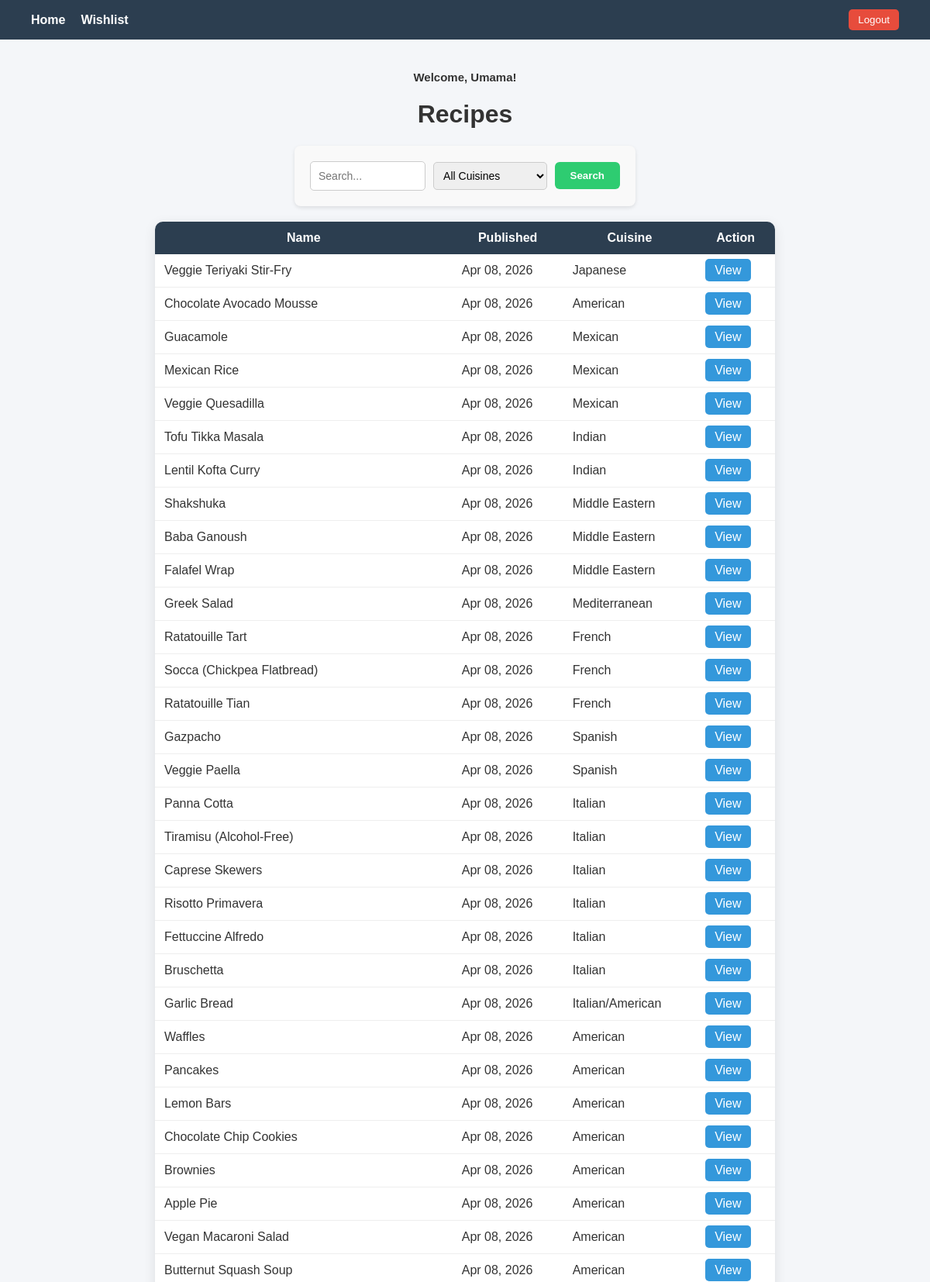
The page / (signed in, upper part) on the database its author committed.
### recipes/models.py (models this page shows, shortened)
class Recipe(models.Model):
    name = models.CharField(max_length=200)
    description = models.TextField()
    instructions = models.TextField()
    ingredients = models.ManyToManyField(Ingredient)
    created_at = models.DateTimeField(auto_now_add=True)
    cuisine = models.CharField(max_length=100, default='Unknown')
    class Meta:
        ordering = ['-created_at']

### recipes/views.py (the view)
# urls.py: path('', views.recipe_list, name='recipe_list'),
def recipe_list(request):
    recipes = Recipe.objects.all()
    query = request.GET.get('q')  # search input
    selected_cuisine = request.GET.get('cuisine')  # selected cuisine
    if query:
        recipes = recipes.filter(
            Q(name__icontains=query) | Q(ingredients__name__icontains=query)
        ).distinct()
    if selected_cuisine:
        recipes = recipes.filter(cuisine__icontains=selected_cuisine)
    cuisines = Recipe.objects.values_list('cuisine', flat=True).distinct().order_by('cuisine')
    return render(request, 'recipes/list.html', {
        'recipes': recipes,
        'query': query,
        'selected_cuisine': selected_cuisine,
        'cuisines': cuisines,
    })

### recipes/templates/recipes/list.html (shortened to what this page needs)
{% extends 'recipes/base.html' %}
{% block content %}
<h1>Recipes</h1>
<form method="get" class="search-bar info-form">
    <input
        type="text"
        name="q"
        placeholder="Search..."
        value="{{ query|default:'' }}"
        class="search-input"
    >
    <select name="cuisine" class="cuisine-select">
        <option value="">All Cuisines</option>
    </select>
    <button type="submit" class="btn-primary">
        Search
    </button>
</form>
<table>
    <tr>
        <th>Name</th>
        <th>Published</th>
        <th>Cuisine</th>
        <th>Action</th>
    </tr>
    {% for recipe in recipes %}
    <tr>
        <td>{{ recipe.name }}</td>
        <td>{{ recipe.created_at|date:"M d, Y" }}</td>
        <td>{{ recipe.cuisine }}</td>
        <td>
            <a href="{% url 'recipe_detail' recipe.id %}" class="btn-view">
                View
            </a>
        </td>
    </tr>
    {% empty %}
    <tr>
        <td colspan="4">No recipes found.</td>
    </tr>
    {% endfor %}
</table>
{% endblock %}

### recipes/templates/recipes/base.html (shortened to what this page needs)
{% load static %}
<!DOCTYPE html>
<html>
<head>
    <link rel="stylesheet" href="{% static 'recipes/style.css' %}">
</head>
<body>
    <nav class="navbar">
        <div class="nav-left">
            <a href="/">Home</a>
            {% if user.is_authenticated %}
                <a href="/wishlist/">Wishlist</a>
            {% endif %}
        </div>
        <div class="nav-right">
            {% if user.is_authenticated %}
                <form method="post" action="{% url 'logout' %}">
                    <button type="submit" class="logout-btn">Logout</button>
                </form>
            {% else %}
                <a href="{% url 'login' %}">Login</a>
                <a href="{% url 'register' %}">Register</a>
            {% endif %}
        </div>
    </nav>
    <div class="container">
        {% if user.is_authenticated %}
            <p class="welcome">Welcome, {{ user.username }}!</p>
        {% endif %}
        {% block content %}{% endblock %}
    </div>
</body>
</html>

### recipes/static/recipes/style.css (style rules this page uses)
body { font-family: Arial, sans-serif; background-color: #f4f6f9; margin: 0; color: #333; }
h1 { text-align: center; }
a { text-decoration: none; }
.navbar { background-color: #2c3e50; display: flex; justify-content: space-between; align-items: center; padding: 12px 40px; }
.nav-left { display: flex; gap: 20px; }
.nav-right { display: flex; gap: 20px; align-items: center; }
.navbar a { color: white; text-decoration: none; font-weight: bold; }
.logout-btn { background: #e74c3c; border: none; padding: 6px 12px; color: white; border-radius: 5px; cursor: pointer; }
.container { width: 100%; max-width: 800px; margin: 40px auto; }
.search-bar { display: flex; gap: 10px; align-items: center; margin-bottom: 20px; }
.search-input { padding: 8px; width: 220px; }
.cuisine-select { padding: 8px; }
.btn-primary { padding: 10px 20px; background-color: #2ecc71; border: none; color: white; font-weight: bold; border-radius: 6px; cursor: pointer; margin-top: 10px; }
.search-bar .btn-primary { margin-top: 0; }
.btn-view { background-color: #3498db; color: white; padding: 6px 12px; border-radius: 5px; text-decoration: none; }
.info-form { max-width: 400px; margin: 20px auto; padding: 20px; background: #f9f9f9; border-radius: 8px; box-shadow: 0 2px 5px rgba(0,0,0,0.1); font-family: Arial, sans-serif; }
form input[type="text"], form input[type="password"], form input[type="email"], form select { width: 100%; padding: 10px; border: 1px solid #ccc; border-radius: 5px; box-sizing: border-box; font-size: 14px; }
table { width: 100%; border-collapse: collapse; background: white; border-radius: 10px; overflow: hidden; box-shadow: 0 4px 15px rgba(0,0,0,0.1); }
th { background-color: #2c3e50; color: white; padding: 12px; }
td { padding: 12px; border-bottom: 1px solid #eee; }
.welcome { text-align: center; font-weight: bold; font-size: 15px; }

### rows shown on the page
Recipe: name "Veggie Teriyaki Stir-Fry", created_at "Apr 08, 2026", cuisine "Japanese"
Recipe: name "Chocolate Avocado Mousse", created_at "Apr 08, 2026", cuisine "American"
Recipe: name "Guacamole", created_at "Apr 08, 2026", cuisine "Mexican"
Recipe: name "Mexican Rice", created_at "Apr 08, 2026", cuisine "Mexican"
Recipe: name "Veggie Quesadilla", created_at "Apr 08, 2026", cuisine "Mexican"
Recipe: name "Tofu Tikka Masala", created_at "Apr 08, 2026", cuisine "Indian"
Recipe: name "Lentil Kofta Curry", created_at "Apr 08, 2026", cuisine "Indian"
Recipe: name "Shakshuka", created_at "Apr 08, 2026", cuisine "Middle Eastern"
Recipe: name "Baba Ganoush", created_at "Apr 08, 2026", cuisine "Middle Eastern"
Recipe: name "Falafel Wrap", created_at "Apr 08, 2026", cuisine "Middle Eastern"
Recipe: name "Greek Salad", created_at "Apr 08, 2026", cuisine "Mediterranean"
Recipe: name "Ratatouille Tart", created_at "Apr 08, 2026", cuisine "French"
Recipe: name "Socca (Chickpea Flatbread)", created_at "Apr 08, 2026", cuisine "French"
Recipe: name "Ratatouille Tian", created_at "Apr 08, 2026", cuisine "French"
Recipe: name "Gazpacho", created_at "Apr 08, 2026", cuisine "Spanish"
Recipe: name "Veggie Paella", created_at "Apr 08, 2026", cuisine "Spanish"
Recipe: name "Panna Cotta", created_at "Apr 08, 2026", cuisine "Italian"
Recipe: name "Tiramisu (Alcohol-Free)", created_at "Apr 08, 2026", cuisine "Italian"
Recipe: name "Caprese Skewers", created_at "Apr 08, 2026", cuisine "Italian"
Recipe: name "Risotto Primavera", created_at "Apr 08, 2026", cuisine "Italian"
Recipe: name "Fettuccine Alfredo", created_at "Apr 08, 2026", cuisine "Italian"
Recipe: name "Bruschetta", created_at "Apr 08, 2026", cuisine "Italian"
Recipe: name "Garlic Bread", created_at "Apr 08, 2026", cuisine "Italian/American"
Recipe: name "Waffles", created_at "Apr 08, 2026", cuisine "American"
Recipe: name "Pancakes", created_at "Apr 08, 2026", cuisine "American"
Recipe: name "Lemon Bars", created_at "Apr 08, 2026", cuisine "American"
Recipe: name "Chocolate Chip Cookies", created_at "Apr 08, 2026", cuisine "American"
Recipe: name "Brownies", created_at "Apr 08, 2026", cuisine "American"
Recipe: name "Apple Pie", created_at "Apr 08, 2026", cuisine "American"
Recipe: name "Vegan Macaroni Salad", created_at "Apr 08, 2026", cuisine "American"
Recipe: name "Butternut Squash Soup", created_at "Apr 08, 2026", cuisine "American"

### other values the page prints
{{ user.username }} "Umama"
